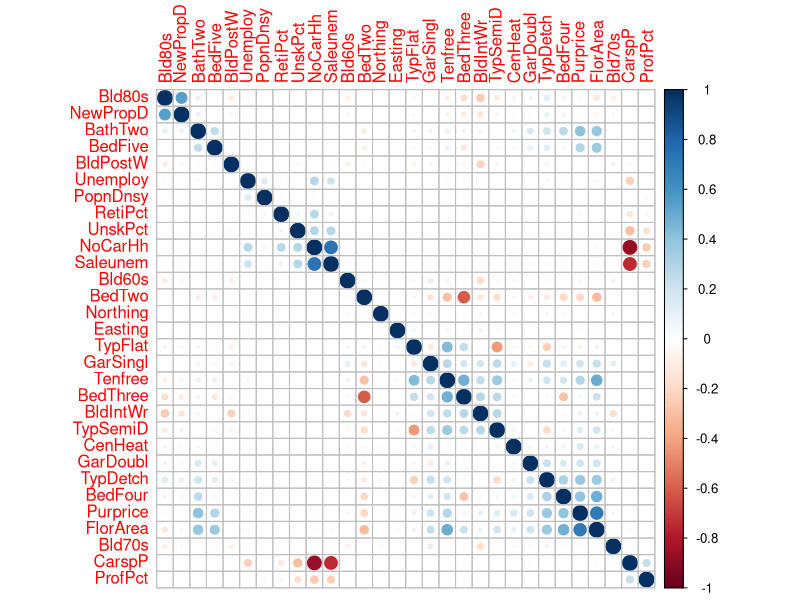
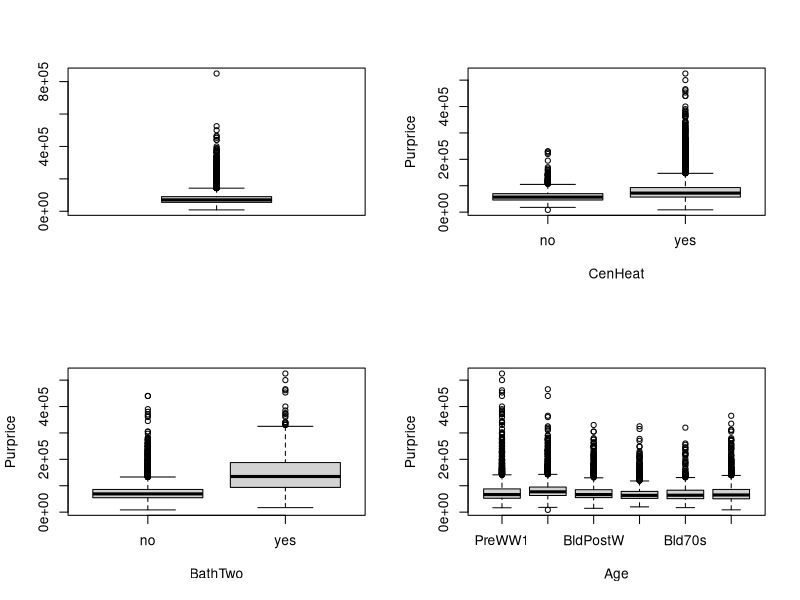
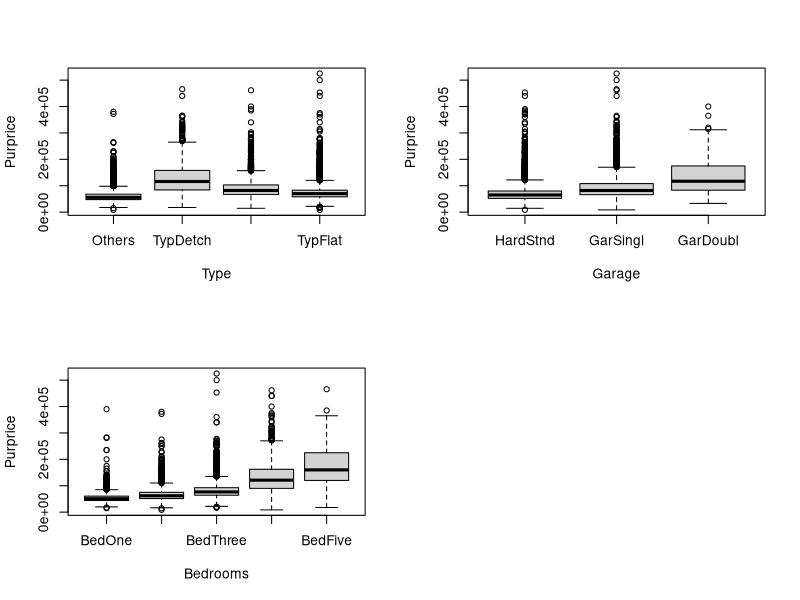
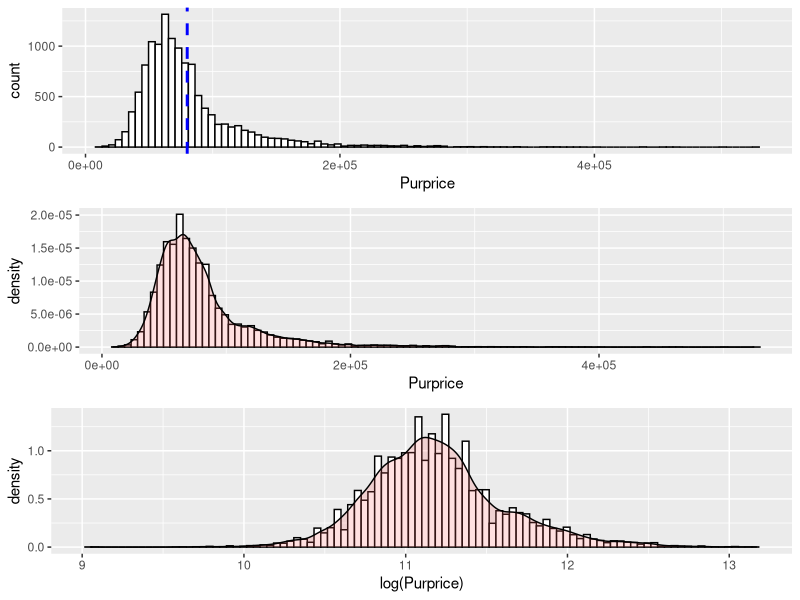
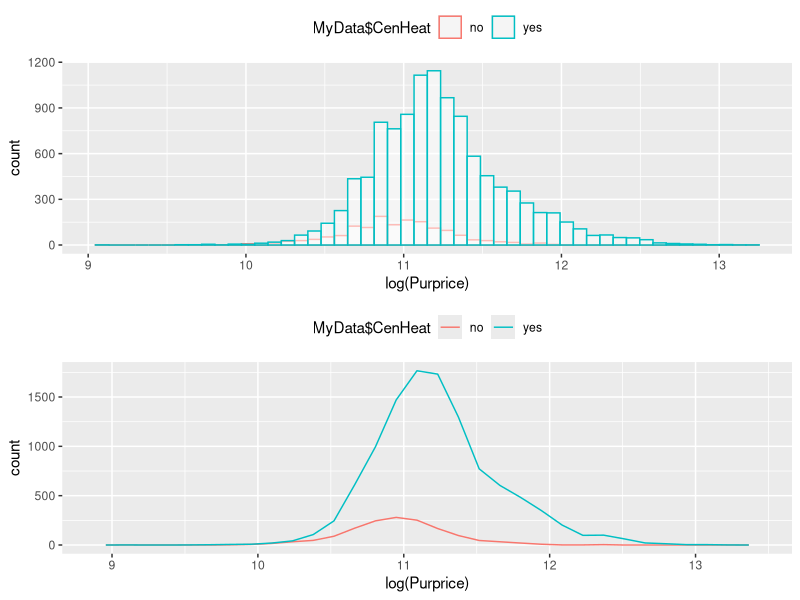
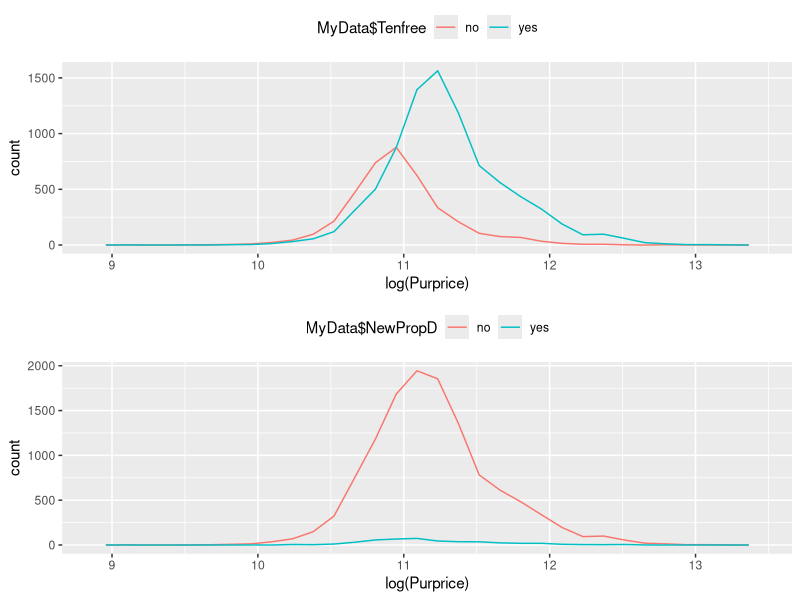
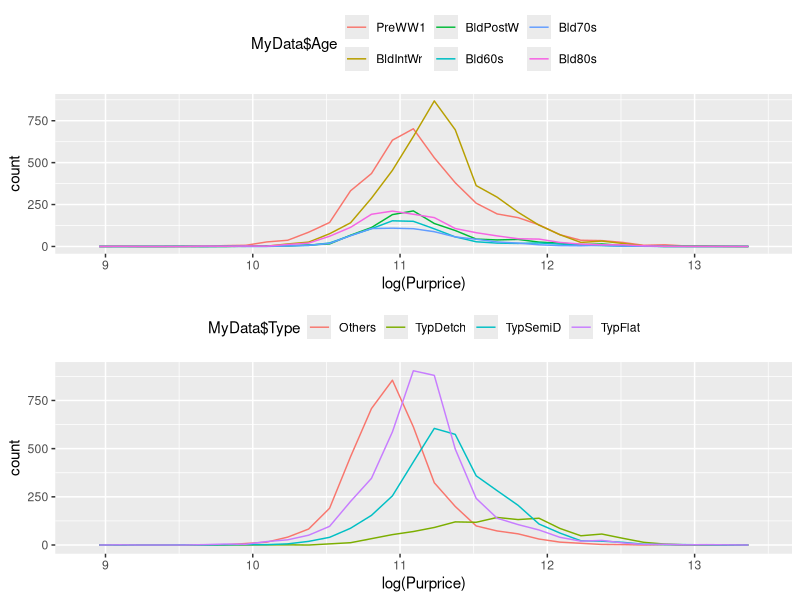
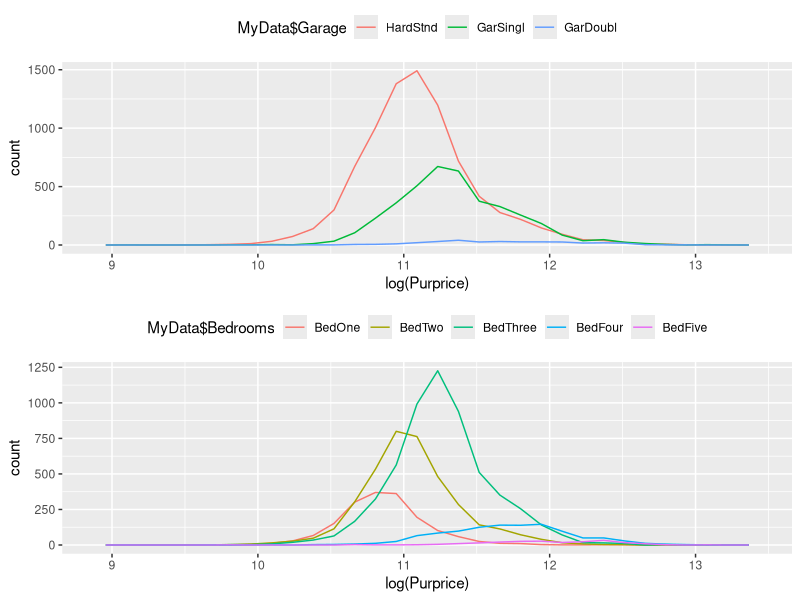

These charts were generated, in order, by the following R code: (Note: this script raises an error after producing the figures.)
## ---- chunk 1
knitr::opts_chunk$set(echo = TRUE)
## ---- chunk 2
#Loading libraries
suppressMessages(suppressWarnings(library(tidyverse)))
suppressMessages(suppressWarnings(library(ggplot2)))
suppressMessages(suppressWarnings(library(gridExtra)))
suppressMessages(suppressWarnings(library(MASS)))
## ---- chunk 3
#Loading the data
LondonData <- suppressMessages(suppressWarnings(read_csv("data/DataScienceProj.csv")))
head(LondonData)

#Checking for correlation
M <- cor(LondonData[,-1])
head(round(M,2))
library(corrplot)
corrplot(M, method="circle", order="hclust", sig.level = 0.01)
## ---- chunk 4
Dummy2Factor <- function(mat,lev1="Level1") {
      mat <- as.matrix(mat)
      factor((mat %*% (1:ncol(mat))) + 1,
          labels = c(lev1, colnames(mat)))
}

Age      <- Dummy2Factor(LondonData[,5:9],"PreWW1")
Type     <- Dummy2Factor(LondonData[,10:12],"Others")
Garage   <- Dummy2Factor(LondonData[,13:14],"HardStnd")
Bedrooms <- Dummy2Factor(LondonData[,18:21],"BedOne")

MyData <- data.frame(LondonData[,c(2:4,15:17,22,23,26)],Age,Type,Garage,Bedrooms)
summary(MyData)

MyData$Tenfree <- factor(MyData$Tenfree)
MyData$CenHeat <- factor(MyData$CenHeat)
MyData$BathTwo <- factor(MyData$BathTwo)
MyData$NewPropD <- factor(MyData$NewPropD)

levels(MyData$Tenfree) <- c("no", "yes")
levels(MyData$CenHeat) <- c("no", "yes")
levels(MyData$BathTwo) <- c("no", "yes")
levels(MyData$NewPropD) <- c("no", "yes")

head(MyData)
## ---- chunk 5
par(mfrow= c(2,2))
boxplot(MyData$Purprice)
MyData <- MyData[MyData$Purprice<600000,]

boxplot(Purprice~CenHeat,data=MyData)
boxplot(Purprice~BathTwo,data=MyData)
boxplot(Purprice~Age,data=MyData)
boxplot(Purprice~Type,data=MyData)
boxplot(Purprice~Garage,data=MyData)
boxplot(Purprice~Bedrooms,data=MyData)
par(mfrow= c(1,1))
## ---- chunk 6
p1 <- ggplot(MyData, aes(x=Purprice)) + geom_histogram(bins = 100, color="black", fill="white")+
  geom_vline(aes(xintercept=mean(Purprice)),
            color="blue", linetype="dashed", size=1)

p2 <- ggplot(MyData, aes(x=Purprice)) + 
 geom_histogram(bins = 100, aes(y=..density..), colour="black", fill="white")+
 geom_density(alpha=.2, fill="#FF6666")

p3 <- ggplot(MyData, aes(x=log(Purprice))) + 
 geom_histogram(bins = 100, aes(y=..density..), colour="black", fill="white")+
 geom_density(alpha=.2, fill="#FF6666")



grid.arrange(p1, p2, p3, nrow=3)
## ---- chunk 7
p4 <- ggplot(MyData, aes(x=log(Purprice), color=MyData$CenHeat)) +
  geom_histogram(bins = 50, fill= "white", alpha=0.5, position="identity")+
  theme(legend.position = "top")

p5 <- ggplot(MyData, aes(x=log(Purprice), color=MyData$CenHeat)) +
  geom_freqpoly()+
  theme(legend.position = "top")

p6 <- ggplot(MyData, aes(x=log(Purprice), color=MyData$Tenfree)) +
  geom_freqpoly()+
  theme(legend.position = "top")

p7 <- ggplot(MyData, aes(x=log(Purprice), color=MyData$NewPropD)) +
  geom_freqpoly()+
  theme(legend.position = "top")

p8 <- ggplot(MyData, aes(x=log(Purprice), color=MyData$Age)) +
  geom_freqpoly()+
  theme(legend.position = "top")

p9 <- ggplot(MyData, aes(x=log(Purprice), color=MyData$Type)) +
  geom_freqpoly()+
  theme(legend.position = "top")

p10 <- ggplot(MyData, aes(x=log(Purprice), color=MyData$Garage)) +
  geom_freqpoly()+
  theme(legend.position = "top")

p11 <- ggplot(MyData, aes(x=log(Purprice), color=MyData$Bedrooms)) +
  geom_freqpoly()+
  theme(legend.position = "top")

grid.arrange(p4, p5, nrow=2)
grid.arrange(p6, p7, nrow=2)
grid.arrange(p8, p9, nrow=2)
grid.arrange(p10, p11, nrow=2)
## ---- chunk 8
ld_model <- lm(Purprice~Tenfree+CenHeat+BathTwo+NewPropD+FlorArea+ProfPct+Age+Type+Garage+Bedrooms, data = MyData)
step <- stepAIC(ld_model, direction="both")
step$anova
## ---- chunk 9
library(leaps)

set.seed(123)
sample <- sample(c(TRUE, FALSE), nrow(MyData), replace = T, prob = c(0.6,0.4))
train <- MyData[sample, ]
test <- MyData[!sample, ]

ld_model <- regsubsets(Purprice~Tenfree+CenHeat+BathTwo+NewPropD+FlorArea+ProfPct+Age+Type+Garage+Bedrooms, data = train,nvmax = 10)
results <- summary(ld_model)
plot(ld_model,scale="adjr2")

# extract and plot results
tibble(predictors = 1:10,
       adj_R2 = results$adjr2,
       Cp = results$cp,
       BIC = results$bic) %>%
  gather(statistic, value, -predictors) %>%
  ggplot(aes(predictors, value, color = statistic)) +
  geom_line(show.legend = F) +
  geom_point(show.legend = F) +
  facet_wrap(~ statistic, scales = "free")

which.max(results$adjr2)
which.min(results$bic)
which.min(results$cp)

ld_frwd <- regsubsets(Purprice~Tenfree+CenHeat+BathTwo+NewPropD+FlorArea+ProfPct+Age+Type+Garage+Bedrooms, data = train, method = "forward",nvmax = 10)
results <- summary(ld_frwd)
plot(ld_frwd,scale="adjr2")

# extract and plot results
tibble(predictors = 1:10,
       adj_R2 = results$adjr2,
       Cp = results$cp,
       BIC = results$bic) %>%
  gather(statistic, value, -predictors) %>%
  ggplot(aes(predictors, value, color = statistic)) +
  geom_line(show.legend = F) +
  geom_point(show.legend = F) +
  facet_wrap(~ statistic, scales = "free")

which.min(results$cp)

ld_bkwd <- regsubsets(Purprice~Tenfree+CenHeat+BathTwo+NewPropD+FlorArea+ProfPct+Age+Type+Garage+Bedrooms, data = train, method = "backward",nvmax = 10)
results <- summary(ld_bkwd)
plot(ld_bkwd,scale="adjr2")

# extract and plot results
tibble(predictors = 1:10,
       adj_R2 = results$adjr2,
       Cp = results$cp,
       BIC = results$bic) %>%
  gather(statistic, value, -predictors) %>%
  ggplot(aes(predictors, value, color = statistic)) +
  geom_line(show.legend = F) +
  geom_point(show.legend = F) +
  facet_wrap(~ statistic, scales = "free")

which.min(results$cp)

coef(ld_model,10)
coef(ld_frwd,10)
coef(ld_bkwd,10)

test_m <- model.matrix(Purprice ~Tenfree+CenHeat+BathTwo+NewPropD+FlorArea+ProfPct+Age+Type+Garage+Bedrooms, data = test)

validation_errors <- vector("double", length = 10)

for(i in 1:10) {
  coef_x <- coef(ld_model, id = i)                     # extract coefficients for model size i
  pred_x <- test_m[ , names(coef_x)] %*% coef_x           # predict salary using matrix algebra
  validation_errors[i] <- mean((test$Purprice - pred_x)^2)  # compute test error btwn actual & predicted salary
}
plot(validation_errors, type = "b")

for(i in 1:10) {
  coef_x <- coef(ld_frwd, id = i)                     # extract coefficients for model size i
  pred_x <- test_m[ , names(coef_x)] %*% coef_x           # predict salary using matrix algebra
  validation_errors[i] <- mean((test$Purprice - pred_x)^2)  # compute test error btwn actual & predicted salary
}
plot(validation_errors, type = "b")

for(i in 1:10) {
  coef_x <- coef(ld_bkwd, id = i)                     # extract coefficients for model size i
  pred_x <- test_m[ , names(coef_x)] %*% coef_x           # predict salary using matrix algebra
  validation_errors[i] <- mean((test$Purprice - pred_x)^2)  # compute test error btwn actual & predicted salary
}

# plot validation errors
plot(validation_errors, type = "b")

# ld_model <- lm(Purprice~FlorArea+BathTwo+CenHeat+Type,data = MyData)
# # ld_model <- lm(Purprice~FlorArea+BathTwo+CenHeat+Type+Easting+Bedrooms+Age,data = MyData)
# summary(ld_model)

predict.regsubsets <- function(object, newdata, id ,...) {
  form <- as.formula(object$call[[2]]) 
  mat <- model.matrix(form, newdata)
  coefi <- coef(object, id = id)
  xvars <- names(coefi)
  mat[, xvars] %*% coefi
}

k <- 10
set.seed(1)
folds <- sample(1:k, nrow(MyData), replace = TRUE)
cv_errors <- matrix(NA, k, 15, dimnames = list(NULL, paste(1:15)))

for(j in 1:k) {
  
  # perform best subset on rows not equal to j
  ld_model <- regsubsets(Purprice ~Tenfree+CenHeat+BathTwo+NewPropD+FlorArea+ProfPct+Age+Type+Garage+Bedrooms, MyData[folds != j, ], nvmax = 15)
  
  # perform cross-validation
  for( i in 1:15) {
    pred_x <- predict.regsubsets(ld_model, MyData[folds == j, ], id = i)
    cv_errors[j, i] <- mean((MyData$Purprice[folds == j] - pred_x)^2)
    }
}

mean_cv_errors <- colMeans(cv_errors)

plot(mean_cv_errors, type = "b")

final_best <- regsubsets(Purprice ~Tenfree+CenHeat+BathTwo+NewPropD+FlorArea+ProfPct+Age+Type+Garage+Bedrooms, data = MyData , nvmax = 15)
coef(final_best, 15)
## ---- chunk 10
MyData
